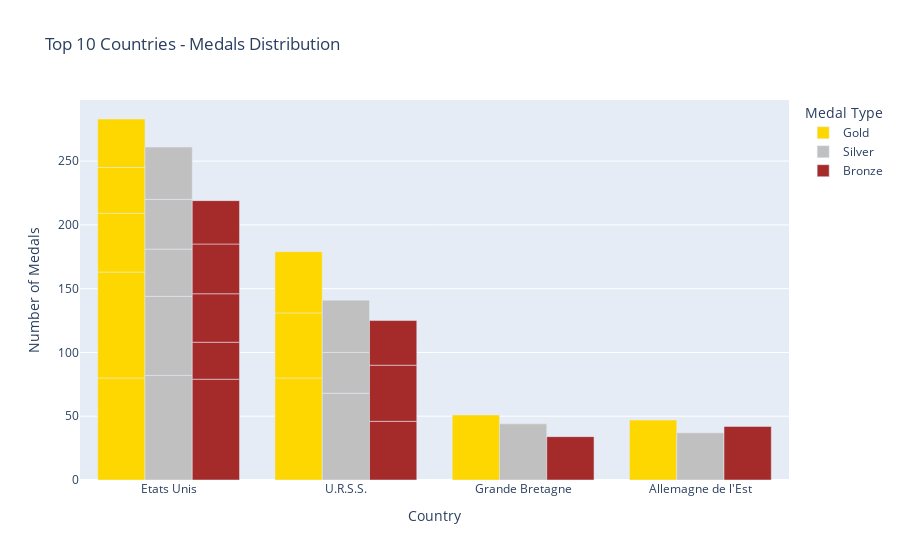

The notebook cell this image was saved under:
### Code cell
df = medals.sort_values(by='Total', ascending=False).head(10)
fig = px.bar(df, x='Country', y=['Gold', 'Silver', 'Bronze'],
             color_discrete_map={'Gold': 'gold', 'Silver': 'silver', 'Bronze': 'brown'},
             title='Top 10 Countries - Medals Distribution',
             labels={'value': 'Number of Medals', 'variable': 'Medal Type'},
             barmode='group')
fig.show()

### Figure 1 — Plotly figure (JSON) as saved in the notebook; plotly's stock layout.template omitted (floating-point values rounded to 4 significant figures)
{"data": [{"alignmentgroup": "True", "hovertemplate": "Medal Type=Gold<br>Country=%{x}<br>Number of Medals=%{y}<extra></extra>", "legendgroup": "Gold", "marker": {"color": "gold", "pattern": {"shape": ""}}, "name": "Gold", "offsetgroup": "Gold", "orientation": "v", "showlegend": true, "textposition": "auto", "type": "bar", "x": ["Etats Unis", "U.R.S.S.", "Etats Unis", "Grande Bretagne", "U.R.S.S.", "Allemagne de l'Est", "U.R.S.S.", "Etats Unis", "Etats Unis", "Etats Unis"], "xaxis": "x", "y": [80, 80, 83, 51, 51, 47, 48, 46, 36, 38], "yaxis": "y"}, {"alignmentgroup": "True", "hovertemplate": "Medal Type=Silver<br>Country=%{x}<br>Number of Medals=%{y}<extra></extra>", "legendgroup": "Silver", "marker": {"color": "silver", "pattern": {"shape": ""}}, "name": "Silver", "offsetgroup": "Silver", "orientation": "v", "showlegend": true, "textposition": "auto", "type": "bar", "x": ["Etats Unis", "U.R.S.S.", "Etats Unis", "Grande Bretagne", "U.R.S.S.", "Allemagne de l'Est", "U.R.S.S.", "Etats Unis", "Etats Unis", "Etats Unis"], "xaxis": "x", "y": [82, 68, 62, 44, 32, 37, 41, 37, 39, 41], "yaxis": "y"}, {"alignmentgroup": "True", "hovertemplate": "Medal Type=Bronze<br>Country=%{x}<br>Number of Medals=%{y}<extra></extra>", "legendgroup": "Bronze", "marker": {"color": "brown", "pattern": {"shape": ""}}, "name": "Bronze", "offsetgroup": "Bronze", "orientation": "v", "showlegend": true, "textposition": "auto", "type": "bar", "x": ["Etats Unis", "U.R.S.S.", "Etats Unis", "Grande Bretagne", "U.R.S.S.", "Allemagne de l'Est", "U.R.S.S.", "Etats Unis", "Etats Unis", "Etats Unis"], "xaxis": "x", "y": [79, 46, 29, 34, 44, 42, 35, 38, 39, 34], "yaxis": "y"}], "layout": {"barmode": "group", "legend": {"title": {"text": "Medal Type"}, "tracegroupgap": 0}, "title": {"text": "Top 10 Countries - Medals Distribution"}, "xaxis": {"anchor": "y", "domain": [0, 1], "title": {"text": "Country"}}, "yaxis": {"anchor": "x", "domain": [0, 1], "title": {"text": "Number of Medals"}}}}
